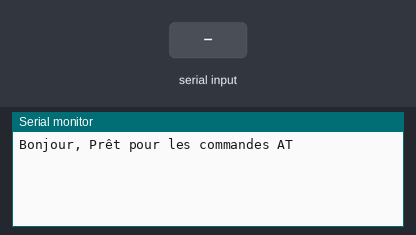
Simulated run of this sketch. Board: Arduino Uno, built with avr-gcc and run on an emulated ATmega328P. Parts: the last lines printed to the serial monitor. The inputs (shaded band) are chosen by the test bench.

Above: at 2.2 s.
2.3 s: "1" received over the second serial link
At 3.5 s:
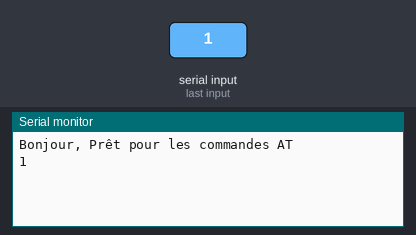
3.8 s: "0" received over the second serial link
At 4.9 s:
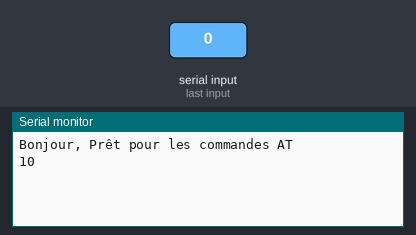

The sketch:

Test_bluetooth.ino
```cpp
#include<SoftwareSerial.h>
#define RX 10
#define TX 11
SoftwareSerial BlueT(RX,TX);


void setup() {
  Serial.begin(9600);
  delay(500);
  Serial.println("Bonjour, Prêt pour les commandes AT");
  BlueT.begin(9600);
  delay(500);

}

void loop() {
  while (BlueT.available()){
    Serial.print(char(BlueT.read()));
  }
  while (Serial.available()) {
    BlueT.write(char(Serial.read()));
  }

}
```

Measured:
- after the input at 2.3 s, the serial monitor: prints a new line at once (image 1)
- after the input at 3.8 s, the serial monitor: prints a new line at once (image 2)
